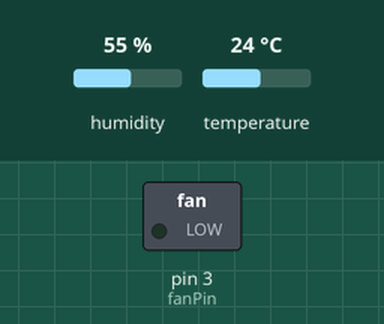
Simulated run of this sketch. Board: Arduino Uno, built with avr-gcc and run on an emulated ATmega328P. Shown: switched loads named in the sketch (green lamp = pin HIGH). Inputs (shaded band) come from the test bench; at power-on: temperature 24 °C, humidity 55 %. What the sketch prints to the serial monitor is not drawn.

Above: at 2.8 s.
2.9 s: temperature set to 27 °C
5.6 s: temperature set to 30 °C
At 6.9 s:
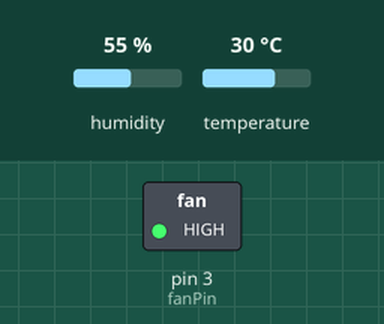
8.3 s: temperature set to 12 °C
At 10.5 s:
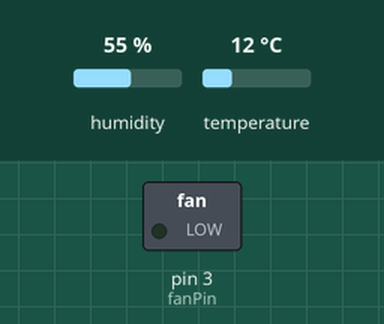
11.6 s: temperature set to 33 °C
At 13.0 s:
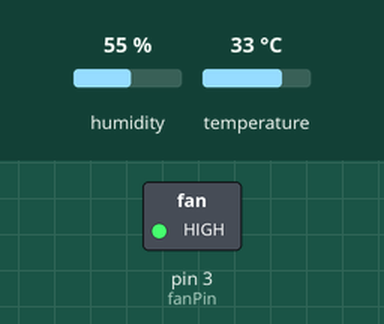
Timing chart, 0 to 14.6 s (numbered marks = the images above; inputs shaded):
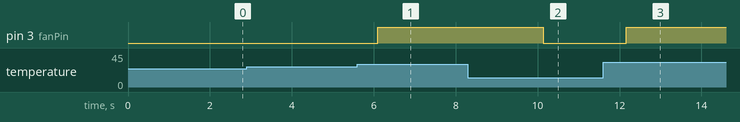

The sketch:

fs.ino
```cpp
#include <DHT.h>
#define DHTPIN 2      // DHT11接D2
#define DHTTYPE DHT11
DHT dht(DHTPIN, DHTTYPE);

int fanPin = 3;       // 风扇控制引脚（继电器或PWM）
int threshold = 28;   // 温度阈值（可改）

void setup() {
  Serial.begin(9600);
  dht.begin();
  pinMode(fanPin, OUTPUT);
}

void loop() {
  float temp = dht.readTemperature();  // 读温度

  if (isnan(temp)) {
    Serial.println("传感器读取失败！");
  } else {
    Serial.print("当前温度: "); Serial.print(temp); Serial.println(" °C");

    if (temp > threshold) {
      digitalWrite(fanPin, HIGH);  // 打开风扇
      Serial.println("温度过高 → 风扇开启！");
    } else {
      digitalWrite(fanPin, LOW);   // 关闭风扇
    }
  }
  delay(2000);  // 2秒读一次
}
```

Measured:
- the behaviour switches between 28 and 29 °C on temperature (found by bisection; images 0 and 1)
- after the input at 2.9 s, every drawn part: stays the same
- after the input at 5.6 s, pin 3 (fanPin): LOW → HIGH after 0.50 s
- after the input at 8.3 s, pin 3 (fanPin): HIGH → LOW after 1.8 s
- after the input at 11.6 s, pin 3 (fanPin): LOW → HIGH after 0.57 s
